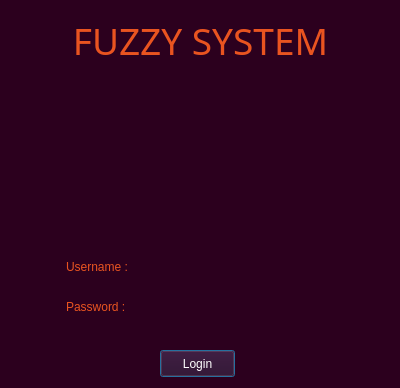
<?xml version="1.0" encoding="UTF-8"?>
<ui version="4.0">
 <class>UserText</class>
 <widget class="QDialog" name="UserText">
  <property name="geometry">
   <rect>
    <x>0</x>
    <y>0</y>
    <width>400</width>
    <height>388</height>
   </rect>
  </property>
  <property name="windowTitle">
   <string>Dialog</string>
  </property>
  <property name="styleSheet">
   <string notr="true">background-color: rgb(44, 0, 30);</string>
  </property>
  <widget class="QPushButton" name="login">
   <property name="geometry">
    <rect>
     <x>160</x>
     <y>350</y>
     <width>75</width>
     <height>27</height>
    </rect>
   </property>
   <property name="styleSheet">
    <string notr="true">color: rgb(255, 255, 255);
font: 11pt &quot;Big John&quot;;</string>
   </property>
   <property name="text">
    <string>Login</string>
   </property>
  </widget>
  <widget class="QLabel" name="fuzzysystem">
   <property name="geometry">
    <rect>
     <x>40</x>
     <y>10</y>
     <width>321</width>
     <height>61</height>
    </rect>
   </property>
   <property name="font">
    <font>
     <family>Peace Sans</family>
     <pointsize>22</pointsize>
     <weight>50</weight>
     <italic>false</italic>
     <bold>false</bold>
    </font>
   </property>
   <property name="styleSheet">
    <string notr="true">font: 22pt &quot;Peace Sans&quot;;</string>
   </property>
   <property name="text">
    <string>&lt;html&gt;&lt;head/&gt;&lt;body&gt;&lt;p align=&quot;center&quot;&gt;&lt;span style=&quot; font-size:28pt; color:#e95420;&quot;&gt;FUZZY SYSTEM&lt;/span&gt;&lt;/p&gt;&lt;/body&gt;&lt;/html&gt;</string>
   </property>
  </widget>
  <widget class="QLabel" name="message">
   <property name="geometry">
    <rect>
     <x>90</x>
     <y>330</y>
     <width>221</width>
     <height>20</height>
    </rect>
   </property>
   <property name="styleSheet">
    <string notr="true">font: 10pt &quot;Ubuntu Mono&quot;;
color: rgb(255, 0, 0);</string>
   </property>
   <property name="text">
    <string>&lt;html&gt;&lt;head/&gt;&lt;body&gt;&lt;p&gt;&lt;br/&gt;&lt;/p&gt;&lt;/body&gt;&lt;/html&gt;</string>
   </property>
  </widget>
  <widget class="QWidget" name="layoutWidget">
   <property name="geometry">
    <rect>
     <x>60</x>
     <y>250</y>
     <width>273</width>
     <height>34</height>
    </rect>
   </property>
   <layout class="QHBoxLayout" name="horizontalLayout_3">
    <item>
     <widget class="QLabel" name="username_icon">
      <property name="text">
       <string>&lt;html&gt;&lt;head/&gt;&lt;body&gt;&lt;p&gt;&lt;img src=&quot;:/icons/Icons/user.png&quot;/&gt;&lt;/p&gt;&lt;/body&gt;&lt;/html&gt;</string>
      </property>
     </widget>
    </item>
    <item>
     <widget class="QLabel" name="username">
      <property name="styleSheet">
       <string notr="true">color: rgb(233, 84, 32);
font: 75 11pt &quot;Moon&quot;;</string>
      </property>
      <property name="text">
       <string>Username :</string>
      </property>
     </widget>
    </item>
    <item>
     <widget class="QLineEdit" name="usertext">
      <property name="toolTip">
       <string>&lt;html&gt;&lt;head/&gt;&lt;body&gt;&lt;p&gt;&lt;br/&gt;&lt;/p&gt;&lt;/body&gt;&lt;/html&gt;</string>
      </property>
      <property name="styleSheet">
       <string notr="true">color: rgb(174, 167, 159);
background-color: rgb(44, 0, 30);
selection-background-color: rgb(85, 170, 255);
border: none</string>
      </property>
      <property name="text">
       <string/>
      </property>
     </widget>
    </item>
   </layout>
  </widget>
  <widget class="QWidget" name="layoutWidget">
   <property name="geometry">
    <rect>
     <x>60</x>
     <y>290</y>
     <width>278</width>
     <height>34</height>
    </rect>
   </property>
   <layout class="QHBoxLayout" name="horizontalLayout_4">
    <item>
     <widget class="QLabel" name="password_icon">
      <property name="text">
       <string>&lt;html&gt;&lt;head/&gt;&lt;body&gt;&lt;p&gt;&lt;img src=&quot;:/icons/Icons/door-key.png&quot;/&gt;&lt;/p&gt;&lt;/body&gt;&lt;/html&gt;</string>
      </property>
     </widget>
    </item>
    <item>
     <widget class="QLabel" name="password">
      <property name="styleSheet">
       <string notr="true">color: rgb(233, 84, 32);
font: 25 11pt &quot;Moon&quot;;</string>
      </property>
      <property name="text">
       <string>Password :</string>
      </property>
     </widget>
    </item>
    <item>
     <widget class="QLineEdit" name="passtext">
      <property name="styleSheet">
       <string notr="true">color: rgb(174, 167, 159);
background-color: rgb(44, 0, 30);
selection-background-color: rgb(85, 170, 255);
border: none</string>
      </property>
      <property name="text">
       <string/>
      </property>
     </widget>
    </item>
   </layout>
  </widget>
  <widget class="QLabel" name="time_hours">
   <property name="geometry">
    <rect>
     <x>196</x>
     <y>70</y>
     <width>101</width>
     <height>121</height>
    </rect>
   </property>
   <property name="styleSheet">
    <string notr="true">font: 76pt &quot;Slim Joe&quot;;
color:rgb(174, 167, 159)</string>
   </property>
   <property name="text">
    <string>&lt;html&gt;&lt;head/&gt;&lt;body&gt;&lt;p align=&quot;right&quot;&gt;&lt;br/&gt;&lt;/p&gt;&lt;/body&gt;&lt;/html&gt;</string>
   </property>
  </widget>
  <widget class="QLabel" name="time_min">
   <property name="geometry">
    <rect>
     <x>310</x>
     <y>90</y>
     <width>67</width>
     <height>41</height>
    </rect>
   </property>
   <property name="styleSheet">
    <string notr="true">font: 26pt &quot;Big John&quot;;
color:rgb(174, 167, 159)</string>
   </property>
   <property name="text">
    <string/>
   </property>
  </widget>
  <widget class="QLabel" name="date">
   <property name="geometry">
    <rect>
     <x>300</x>
     <y>140</y>
     <width>101</width>
     <height>21</height>
    </rect>
   </property>
   <property name="styleSheet">
    <string notr="true">font: 10pt &quot;Big John&quot;;
color:rgb(174, 167, 159)</string>
   </property>
   <property name="text">
    <string/>
   </property>
  </widget>
 </widget>
 <resources>
  <include location="lockscreen.qrc"/>
 </resources>
 <connections/>
</ui>
